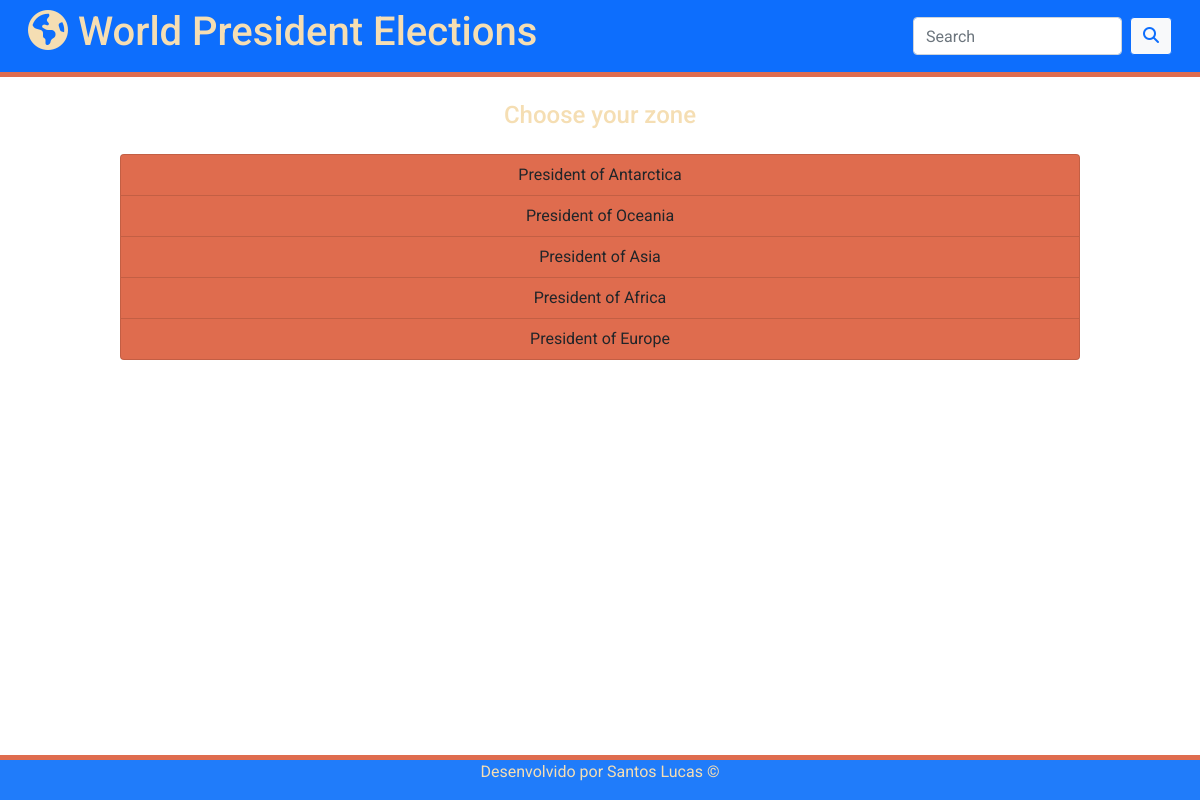
Screenshot of /polls/ with the database file from the repository.
### polls/models.py (models this page shows, shortened)
class Question(models.Model):
    question_text = models.CharField(max_length=200)
    pub_date = models.DateTimeField('date published')

### polls/views.py (the view)
# urls.py: path('', views.IndexView.as_view(), name='index'),
class IndexView(generic.ListView):
    template_name = 'polls/index.html'
    context_object_name = 'latest_question_list'
    def get_queryset(self):
        return Question.objects.filter(
            pub_date__lte=timezone.now()).order_by('-pub_date')[:5]

### polls/templates/polls/index.html
{% extends 'base.html' %}
{% load static %}
{% load crispy_forms_tags %}
{% block content %}
<div class="introduction text-center">
    <h4>Choose your zone</h4>
</div>
<div class="content">
    {% if latest_question_list %}
    <ul class="list-group text-center">
        {% for question in latest_question_list %}
        <li class="list-group-item"><a href="{% url 'polls:detail' question.id %}">{{ question.question_text }}</a></li>
        {% endfor %}
    </ul>
    {% else %}
    <p>No polls are available.</p>
    {% endif %}
</div>
{% endblock %}

### polls/static/css/style.css (style rules this page uses)
body { margin: 0; padding: 0; box-sizing: border-box; font-family: 'Roboto', serif; color: wheat; }
.content { margin: 0 10%; }
.content ul li { background-color: #df6c4e; }
a { color: inherit; text-decoration: none; }
.introduction h4 { margin: 2%; }

### rows the page displays
Question: question_text "President of Antarctica"
Question: question_text "President of Oceania"
Question: question_text "President of Asia"
Question: question_text "President of Africa"
Question: question_text "President of Europe"
